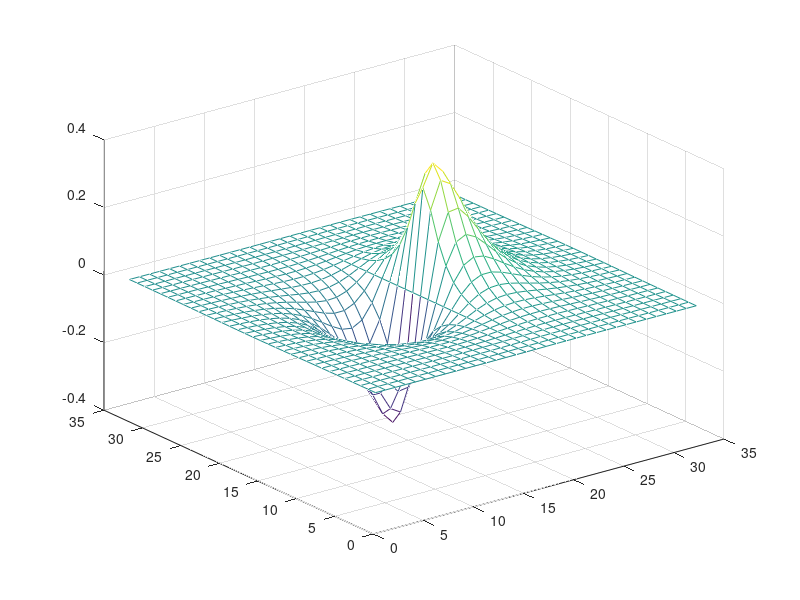
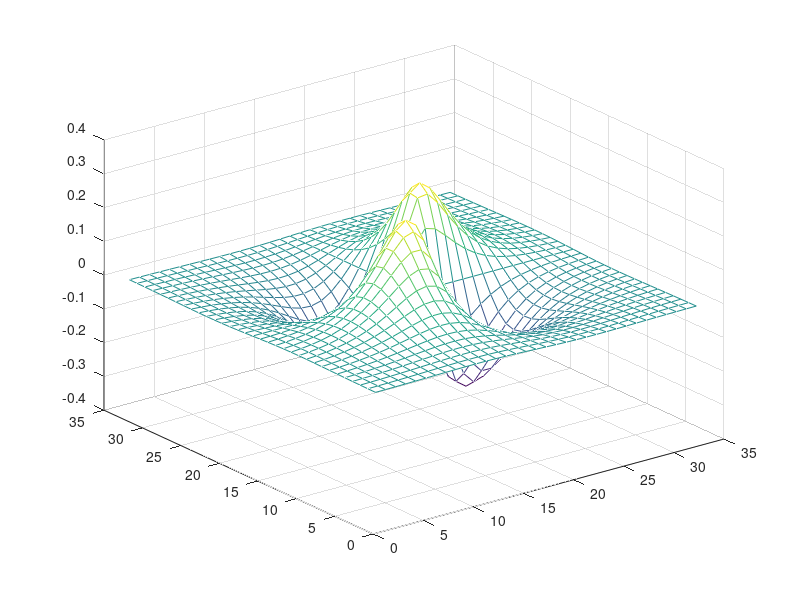
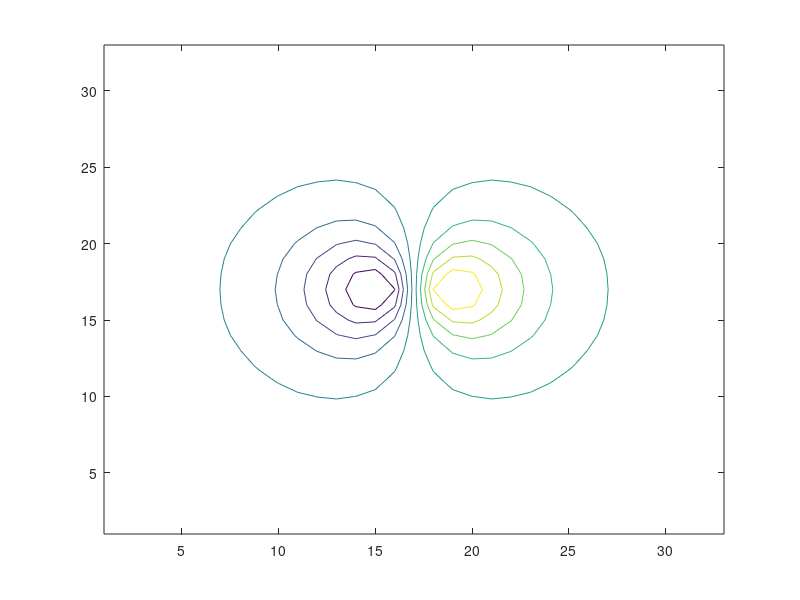
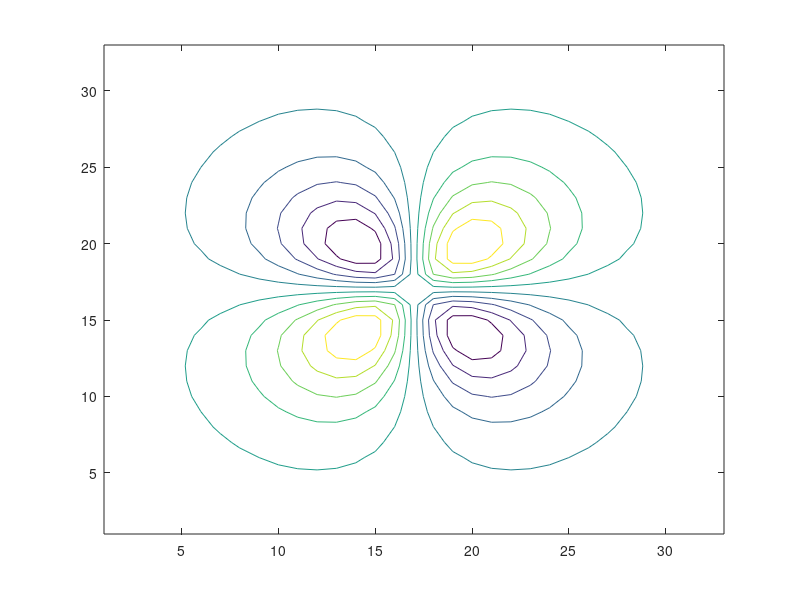

Recreate these plots in MATLAB, in order. (Note: this script raises an error after producing the figures.)
[X,Y] = meshgrid(-8:.5:8);
R = exp(-sqrt(X.^2 + Y.^2)) + eps;

Z1 = X.*R;
Z2 = X.*Y.*R;
figure
mesh(Z1);
figure
mesh(Z2);
figure
contour(Z1);
figure
contour(Z2);
figure
%%TODO PLot along x=y

%%TODO Plot Obtain derivative along the x=y direction and plot
plot();